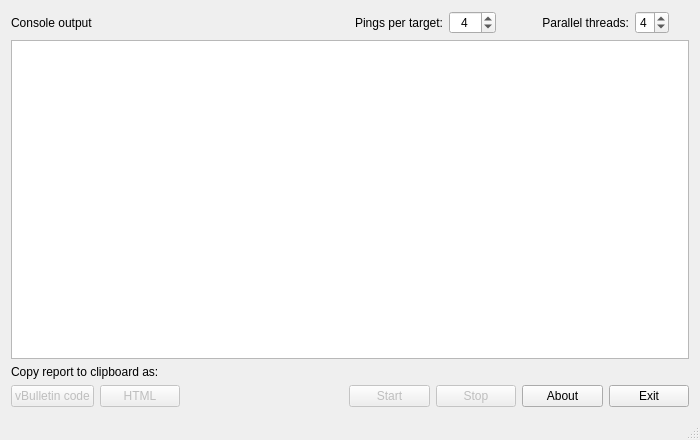
<?xml version="1.0" encoding="UTF-8"?>
<ui version="4.0">
 <class>MainWindow</class>
 <widget class="QMainWindow" name="MainWindow">
  <property name="geometry">
   <rect>
    <x>0</x>
    <y>0</y>
    <width>700</width>
    <height>440</height>
   </rect>
  </property>
  <property name="windowTitle">
   <string>QSpeedTest</string>
  </property>
  <widget class="QWidget" name="centralWidget">
   <layout class="QGridLayout" name="gridLayout">
    <item row="0" column="0">
     <widget class="QLabel" name="labelConsole">
      <property name="text">
       <string>Console output</string>
      </property>
     </widget>
    </item>
    <item row="0" column="2">
     <layout class="QHBoxLayout" name="horizontalLayout_3">
      <property name="leftMargin">
       <number>6</number>
      </property>
      <property name="rightMargin">
       <number>20</number>
      </property>
      <item>
       <widget class="QLabel" name="labelPingsPerTarget">
        <property name="text">
         <string>Pings per target:</string>
        </property>
        <property name="alignment">
         <set>Qt::AlignRight|Qt::AlignTrailing|Qt::AlignVCenter</set>
        </property>
       </widget>
      </item>
      <item>
       <widget class="QSpinBox" name="spinBoxPingsPerTarget">
        <property name="sizePolicy">
         <sizepolicy hsizetype="Minimum" vsizetype="Minimum">
          <horstretch>0</horstretch>
          <verstretch>0</verstretch>
         </sizepolicy>
        </property>
        <property name="focusPolicy">
         <enum>Qt::WheelFocus</enum>
        </property>
        <property name="contextMenuPolicy">
         <enum>Qt::NoContextMenu</enum>
        </property>
        <property name="alignment">
         <set>Qt::AlignCenter</set>
        </property>
        <property name="readOnly">
         <bool>false</bool>
        </property>
        <property name="keyboardTracking">
         <bool>false</bool>
        </property>
        <property name="minimum">
         <number>1</number>
        </property>
        <property name="maximum">
         <number>999</number>
        </property>
        <property name="value">
         <number>4</number>
        </property>
       </widget>
      </item>
     </layout>
    </item>
    <item row="0" column="3">
     <layout class="QHBoxLayout" name="horizontalLayout_2">
      <property name="spacing">
       <number>6</number>
      </property>
      <property name="leftMargin">
       <number>20</number>
      </property>
      <property name="rightMargin">
       <number>20</number>
      </property>
      <item>
       <widget class="QLabel" name="labelParallelThreads">
        <property name="text">
         <string>Parallel threads:</string>
        </property>
        <property name="alignment">
         <set>Qt::AlignRight|Qt::AlignTrailing|Qt::AlignVCenter</set>
        </property>
       </widget>
      </item>
      <item>
       <widget class="QSpinBox" name="spinBoxParallelThreads">
        <property name="minimum">
         <number>1</number>
        </property>
        <property name="maximum">
         <number>8</number>
        </property>
        <property name="value">
         <number>4</number>
        </property>
       </widget>
      </item>
     </layout>
    </item>
    <item row="1" column="0" colspan="4">
     <widget class="QPlainTextEdit" name="plainTextEditConsole">
      <property name="font">
       <font>
        <family>Courier New</family>
        <pointsize>8</pointsize>
       </font>
      </property>
      <property name="undoRedoEnabled">
       <bool>false</bool>
      </property>
      <property name="readOnly">
       <bool>true</bool>
      </property>
     </widget>
    </item>
    <item row="2" column="0">
     <widget class="QLabel" name="labelCopyFormat">
      <property name="text">
       <string>Copy report to clipboard as:</string>
      </property>
     </widget>
    </item>
    <item row="3" column="0">
     <layout class="QHBoxLayout" name="horizontalLayout_4">
      <item>
       <widget class="QPushButton" name="pushButtonCopyvBulletinCode">
        <property name="enabled">
         <bool>false</bool>
        </property>
        <property name="text">
         <string>vBulletin code</string>
        </property>
       </widget>
      </item>
      <item>
       <widget class="QPushButton" name="pushButtonCopyHTML">
        <property name="enabled">
         <bool>false</bool>
        </property>
        <property name="text">
         <string>HTML</string>
        </property>
       </widget>
      </item>
     </layout>
    </item>
    <item row="3" column="1">
     <spacer name="horizontalSpacer">
      <property name="orientation">
       <enum>Qt::Horizontal</enum>
      </property>
      <property name="sizeHint" stdset="0">
       <size>
        <width>354</width>
        <height>20</height>
       </size>
      </property>
     </spacer>
    </item>
    <item row="3" column="2" colspan="2">
     <layout class="QHBoxLayout" name="horizontalLayout">
      <item>
       <widget class="QPushButton" name="pushButtonStart">
        <property name="enabled">
         <bool>false</bool>
        </property>
        <property name="text">
         <string>Start</string>
        </property>
       </widget>
      </item>
      <item>
       <widget class="QPushButton" name="pushButtonStop">
        <property name="enabled">
         <bool>false</bool>
        </property>
        <property name="text">
         <string>Stop</string>
        </property>
       </widget>
      </item>
      <item>
       <widget class="QPushButton" name="pushButtonAbout">
        <property name="enabled">
         <bool>true</bool>
        </property>
        <property name="text">
         <string>About</string>
        </property>
       </widget>
      </item>
      <item>
       <widget class="QPushButton" name="pushButtonExit">
        <property name="enabled">
         <bool>true</bool>
        </property>
        <property name="text">
         <string>Exit</string>
        </property>
       </widget>
      </item>
     </layout>
    </item>
   </layout>
  </widget>
  <widget class="QMenuBar" name="menuBar">
   <property name="geometry">
    <rect>
     <x>0</x>
     <y>0</y>
     <width>700</width>
     <height>21</height>
    </rect>
   </property>
  </widget>
  <widget class="QStatusBar" name="statusBar"/>
 </widget>
 <layoutdefault spacing="6" margin="11"/>
 <resources/>
 <connections/>
 <designerdata>
  <property name="gridDeltaX">
   <number>10</number>
  </property>
  <property name="gridDeltaY">
   <number>10</number>
  </property>
  <property name="gridSnapX">
   <bool>true</bool>
  </property>
  <property name="gridSnapY">
   <bool>true</bool>
  </property>
  <property name="gridVisible">
   <bool>true</bool>
  </property>
 </designerdata>
</ui>
